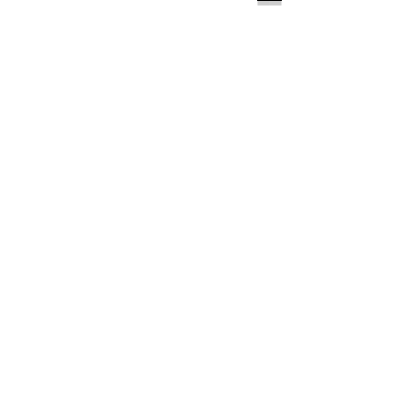
Frame 1 (no input)
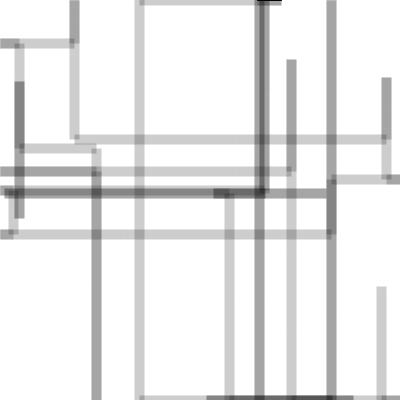
Frame 60 (the mouse pressed at the canvas centre just before this capture)
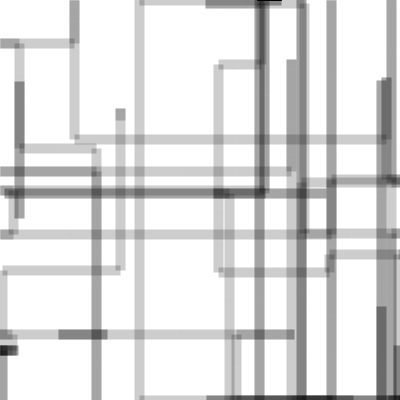
Frame 120 (the mouse held since frame 60 and released just before this capture)

The Processing sketch that drew these frames (run headless with seeded random() and noise(); from frame 60 on, the mouse is pressed at the canvas centre):

// Processing sketch: processing_128202
// ── processing_128202.pde


float Lval = random(1);
float v1 = random(1);
float v2 = random(1);
float w, h;
float UDLR;
float dis = random(100);
float x, y;
float posx, posy;


void setup(){
 size(400,400);
background(255);

//-----proceed with image----
x = random(300);
y = random(300);
 if (v1 < 0.5){ // cal if the line is up, left or right, down.
    UDLR = 0;
  } else{
   UDLR= 400;
  }
  
  
if (v2 < 0.5){//---cal if using x or y axis---
 w = UDLR;
} else {
 h = UDLR; 
}


if  (Lval < 0.5) {//--- draw line using value------
   line(w,y,w,y+dis); //down or up
    posx = w;
    posy = y; 
 } else {
  line(x,h,x+dis,h);//right or left
  posy = h;
  posx = x;
 }
 
/*starting line has been calculated..yay. 
now to get random line from 
the last postions of x,and y cordinats of the line*/


}
 
 
void draw(){
  float step = random (6);
  float dis2 = random(-120,120);
  float _val = random(1);  
 
 stroke(0,50);
 strokeWeight(10);
 strokeCap (SQUARE);
 strokeJoin (MITER);
for (int i = 0; i < 2;  i = i+1){
  if (_val < 0.5){
    x = posx + dis2;
    y = posy;
    line(posx, posy, x, y);
         if (x <= 0){
         x = 0;
         dis2 = random(20);
        }else if (x >= width){
         x = width;
         dis2 = random(-20);
        } 
    posx = x;
    posy = y;
    line (posx, posy, x, y);
  }else {
    
    x = posx;
    y = posy + dis2;
    line(posx, posy, x, y);
         if ( y <= 0){
         y = 0;
         dis2 = height;
        }else if ( y >= height){
         y = height;
         dis2 = 0 + 20;
        }
    posx = x;
    posy = y;
    line (posx, posy, x, y);
  }
}

}
void mousePressed() {
  loop();  // Holding down the mouse activates looping
}

void mouseReleased() {
  noLoop();  // Releasing the mouse stops looping draw()
}
